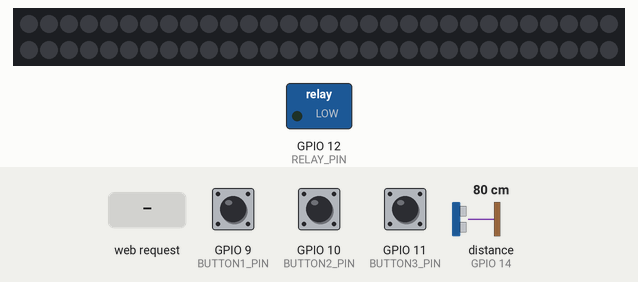
Bench run of a sketch on a simulated ESP32-S3. Shown: 60 RGB LEDs in strip order, left to right, continuing on the next row, switched loads named in the sketch (green lamp = pin HIGH). Wiring (inferred from the names in the program): ultrasonic range finder: trigger GPIO 13; echo GPIO 14. Inputs (shaded band) come from the test bench; at power-on: GPIO 9 (BUTTON1_PIN) HIGH, GPIO 10 (BUTTON2_PIN) HIGH, GPIO 11 (BUTTON3_PIN) HIGH, distance to the obstacle (sensor on GPIO 14) 80 cm. The echo pulse lasts 58.3 µs per cm; dim RGB values are drawn brighter than linear; WiFi joins after 1.5 s; servers stay silent unless stated; network time is answered at once with the bench clock; the local clock reads 2024-03-15 10:24:30 at power-on unless the sketch sets it; random numbers use the default seed unless the sketch sets one; EEPROM starts erased; pins used as bus, display or sensor lines are not drawn; what the sketch prints to the serial monitor is not drawn.

Above: at 2.7 s.
2.8 s: GPIO 9 (BUTTON1_PIN) pulled LOW for 1 s
At 3.7 s:
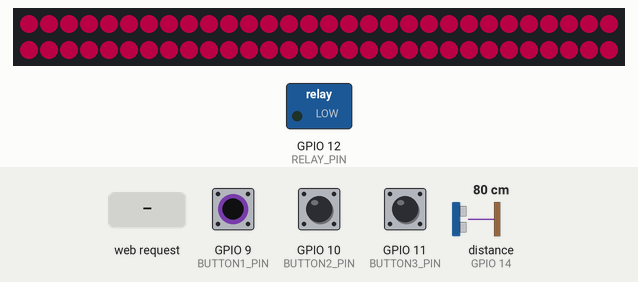
5.3 s: HTTP request GET /api/relay/on received
At 5.6 s:
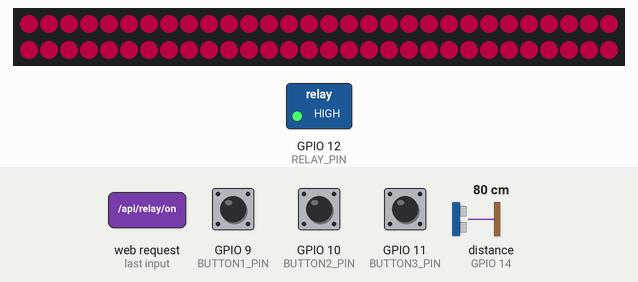
6.8 s: GPIO 10 (BUTTON2_PIN) pulled LOW for 1 s
9.3 s: GPIO 9 (BUTTON1_PIN) pulled LOW for 0.15 s
11.0 s: GPIO 9 (BUTTON1_PIN) pulled LOW for 0.15 s
At 12.4 s:
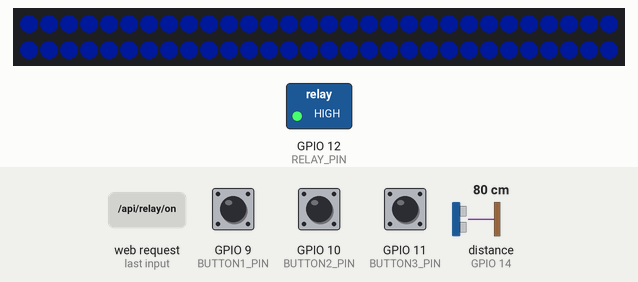
12.7 s: GPIO 9 (BUTTON1_PIN) pulled LOW for 3.2 s
At 13.9 s:
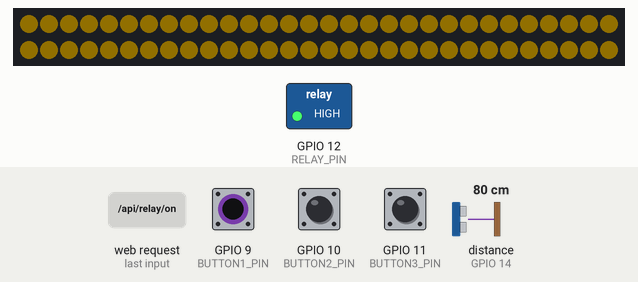
Timing chart, 0 to 15.7 s (numbered marks = the images above; inputs shaded):
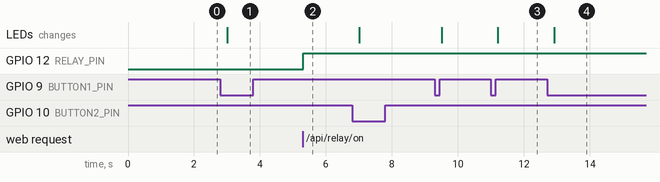

The sketch:

main.ino
```cpp
#include <WiFi.h>
#include <WebServer.h>
#include <ArduinoJson.h>
#include <Adafruit_NeoPixel.h>
#include <EEPROM.h>
#include <HTTPClient.h>
#include <NTPClient.h>
#include <WiFiUdp.h>

#define LED_PIN 8
#define BUTTON1_PIN 9
#define BUTTON2_PIN 10
#define BUTTON3_PIN 11
#define RELAY_PIN 12
#define TRIG_PIN 13
#define ECHO_PIN 14

#define LED_COUNT 60
Adafruit_NeoPixel strip(LED_COUNT, LED_PIN, NEO_GRB + NEO_KHZ800);

const char* ssid = "WIFI_SSID";
const char* password = "WIFI_PASS";
WebServer server(80);

WiFiUDP ntpUDP;
NTPClient timeClient(ntpUDP, "pool.ntp.org", 10800);

const String weatherAPIKey = "API_KEY";
const String city = "Ankara,TR";

struct SystemState {
  uint32_t color = 0xFF0000;
  uint8_t brightness = 100;
  bool relayState = false;
  bool weatherMode = false;
  String weatherStatus = "Clear";
  float temperature = 20.0;
} state;

unsigned long lastButtonPress[3] = {0, 0, 0};

void setup() {
  Serial.begin(115200);

  pinMode(BUTTON1_PIN, INPUT_PULLUP);
  pinMode(BUTTON2_PIN, INPUT_PULLUP);
  pinMode(BUTTON3_PIN, INPUT_PULLUP);
  pinMode(RELAY_PIN, OUTPUT);
  pinMode(TRIG_PIN, OUTPUT);
  pinMode(ECHO_PIN, INPUT);

  strip.begin();
  strip.show();
  strip.setBrightness(state.brightness);

  WiFi.begin(ssid, password);
  while (WiFi.status() != WL_CONNECTED) {
    delay(500);
    Serial.print(".");
  }
  Serial.println("\nWiFi connected");
  Serial.print("IP address: ");
  Serial.println(WiFi.localIP());

  timeClient.begin();
  timeClient.update();

  setupWebServer();

  EEPROM.begin(512);
  loadSettings();
}

void loop() {
  handleButtons();
  checkRoomPresence();
  updateLEDs();
  server.handleClient();

  static unsigned long lastTimeUpdate = 0;
  if (millis() - lastTimeUpdate > 60000) {
    timeClient.update();
    lastTimeUpdate = millis();
  }

  static unsigned long lastWeatherUpdate = 0;
  if (millis() - lastWeatherUpdate > 600000 && WiFi.status() == WL_CONNECTED) {
    updateWeather();
    lastWeatherUpdate = millis();
  }

  delay(10);
}

void setupWebServer() {
  server.on("/", HTTP_GET, []() {
    String html = "<!DOCTYPE html><html><head><title>RGB LED Control</title>";
    html += "<style>body{font-family:Arial,sans-serif;max-width:800px;margin:0 auto;padding:20px;}";
    html += ".color-picker{margin:20px 0;}button{padding:10px 15px;margin:5px;}</style>";
    html += "<script>function updateColor(){var r=document.getElementById('r').value;";
    html += "var g=document.getElementById('g').value;var b=document.getElementById('b').value;";
    html += "var xhr=new XMLHttpRequest();xhr.open('POST','/api/color',true);";
    html += "xhr.setRequestHeader('Content-Type','application/json');";
    html += "xhr.send(JSON.stringify({r:r,g:g,b:b}));}</script></head><body>";
    html += "<h1>RGB LED Kontrol Paneli</h1>";
    html += "<div class='color-picker'>";
    html += "R: <input type='range' id='r' min='0' max='255' value='255' oninput='updateColor()'><br>";
    html += "G: <input type='range' id='g' min='0' max='255' value='0' oninput='updateColor()'><br>";
    html += "B: <input type='range' id='b' min='0' max='255' value='0' oninput='updateColor()'></div>";
    html += "<button onclick=\"fetch('/api/relay/on')\">Röle Aç</button>";
    html += "<button onclick=\"fetch('/api/relay/off')\">Röle Kapat</button>";
    html += "<p>Durum: Röle " + String(state.relayState ? "AÇIK" : "KAPALI") + "</p>";
    html += "<p>Hava Durumu: " + state.weatherStatus + " (" + String(state.temperature) + "°C)</p>";
    html += "</body></html>";
    server.send(200, "text/html", html);
  });

  server.on("/api/color", HTTP_POST, []() {
    if (server.hasArg("plain")) {
      DynamicJsonDocument doc(256);
      deserializeJson(doc, server.arg("plain"));

      uint8_t r = doc["r"];
      uint8_t g = doc["g"];
      uint8_t b = doc["b"];

      state.color = strip.Color(r, g, b);
      state.weatherMode = false;
      server.send(200, "text/plain", "OK");
    } else {
      server.send(400, "text/plain", "Bad Request");
    }
  });

  server.on("/api/relay/on", HTTP_GET, []() {
    state.relayState = true;
    digitalWrite(RELAY_PIN, HIGH);
    server.send(200, "text/plain", "Röle AÇIK");
  });

  server.on("/api/relay/off", HTTP_GET, []() {
    state.relayState = false;
    digitalWrite(RELAY_PIN, LOW);
    server.send(200, "text/plain", "Röle KAPALI");
  });

  server.on("/api/weather", HTTP_GET, []() {
    updateWeather();
    String response = "{\"weather\":\"" + state.weatherStatus + "\",\"temp\":" + String(state.temperature) + "}";
    server.send(200, "application/json", response);
  });

  server.begin();
}

void handleButtons() {
  if (digitalRead(BUTTON1_PIN) == LOW) {
    if (millis() - lastButtonPress[0] < 300) {
      Serial.println("Röle durumu: " + String(state.relayState ? "AÇIK" : "KAPALI"));
    } else {
      state.color = wheel(random(255));
      state.weatherMode = false;
    }
    lastButtonPress[0] = millis();
    delay(200);
  }

  if (digitalRead(BUTTON2_PIN) == LOW) {
    if (millis() - lastButtonPress[1] < 300) {
      Serial.println("PWM Değeri: " + String(state.brightness));
    } else {
      state.brightness = (state.brightness + 25) % 125;
      strip.setBrightness(state.brightness);
    }
    lastButtonPress[1] = millis();
    delay(200);
  }

  if (digitalRead(BUTTON3_PIN) == LOW) {
    state.weatherMode = !state.weatherMode;
    if (state.weatherMode) {
      updateWeather();
      Serial.println("Hava durumu modu aktif");
    } else {
      Serial.println("Hava durumu modu pasif");
    }
    lastButtonPress[2] = millis();
    delay(200);
  }
}

void checkRoomPresence() {
  digitalWrite(TRIG_PIN, LOW);
  delayMicroseconds(2);
  digitalWrite(TRIG_PIN, HIGH);
  delayMicroseconds(10);
  digitalWrite(TRIG_PIN, LOW);

  long duration = pulseIn(ECHO_PIN, HIGH);
  int distance = duration * 0.034 / 2;

  if (distance > 0 && distance < 100) {
    if (!state.relayState && shouldLightBeOn()) {
      digitalWrite(RELAY_PIN, HIGH);
      state.relayState = true;
    }
  } else if (distance > 100 && state.relayState) {
    digitalWrite(RELAY_PIN, LOW);
    state.relayState = false;
  }
}

bool shouldLightBeOn() {
  int currentHour = timeClient.getHours();
  return (currentHour >= 19 || currentHour < 7);
}

void updateLEDs() {
  if (state.weatherMode) {
    weatherAnimation();
  } else {
    for (int i = 0; i < strip.numPixels(); i++) {
      strip.setPixelColor(i, state.color);
    }
  }
  strip.show();
}

void weatherAnimation() {
  static unsigned long lastUpdate = 0;
  if (millis() - lastUpdate > 100) {
    if (state.weatherStatus == "Rain") {
      for (int i = 0; i < strip.numPixels(); i++) {
        if (random(10) < 3) {
          strip.setPixelColor(i, strip.Color(0, 0, 255));
        } else {
          strip.setPixelColor(i, strip.Color(0, 0, 0));
        }
      }
    } else if (state.weatherStatus == "Clear") {
      static int pos = 0;
      for (int i = 0; i < strip.numPixels(); i++) {
        strip.setPixelColor(i, wheel((i + pos) % 255));
      }
      pos++;
    }
    strip.show();
    lastUpdate = millis();
  }
}

void updateWeather() {
  HTTPClient http;
  String url = "http://api.openweathermap.org/data/2.5/weather?q=" + city +
               "&appid=" + weatherAPIKey + "&units=metric&lang=tr";

  http.begin(url);
  int httpCode = http.GET();

  if (httpCode == HTTP_CODE_OK) {
    DynamicJsonDocument doc(1024);
    deserializeJson(doc, http.getString());

    state.weatherStatus = doc["weather"][0]["main"].as<String>();
    state.temperature = doc["main"]["temp"];
  }
  http.end();
}

uint32_t wheel(byte WheelPos) {
  WheelPos = 255 - WheelPos;
  if (WheelPos < 85) {
    return strip.Color(255 - WheelPos * 3, 0, WheelPos * 3);
  }
  if (WheelPos < 170) {
    WheelPos -= 85;
    return strip.Color(0, WheelPos * 3, 255 - WheelPos * 3);
  }
  WheelPos -= 170;
  return strip.Color(WheelPos * 3, 255 - WheelPos * 3, 0);
}

void loadSettings() {
  EEPROM.get(0, state);
}

void saveSettings() {
  EEPROM.put(0, state);
  EEPROM.commit();
}
```

Measured:
- after the input at 2.8 s, the LEDs: change after 0.21 s (image 1)
- after the input at 5.3 s, GPIO 12 (RELAY_PIN): LOW → HIGH at once
- after the input at 11.0 s, the LEDs: change after 0.21 s (image 3)
- after the input at 12.7 s, the LEDs: change after 0.21 s (image 4)
